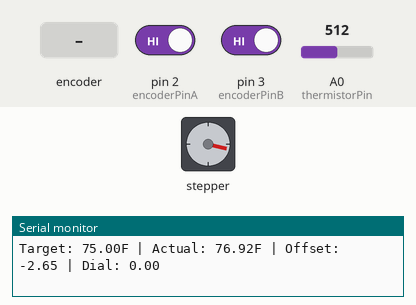
Simulated run of this sketch. Board: Arduino Uno, built with avr-gcc and run on an emulated ATmega328P. On the bench: stepper motor, the last lines printed to the serial monitor. Wiring (inferred from the names in the program): stepper motor driver (200 steps per turn assumed): step pin 4; direction pin 5. Inputs (shaded band) come from the test bench; at power-on: A0 (thermistorPin) = 512, pin 2 (encoderPinA) HIGH, pin 3 (encoderPinB) HIGH.

Above: at 1.2 s.
1.3 s: A0 (thermistorPin) set to 306
4.3 s: A0 (thermistorPin) set to 511
At 4.52 s:
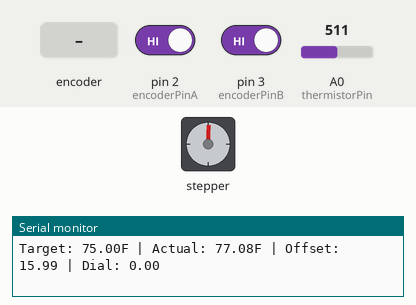
7.3 s: rotary encoder on pin 2 (encoderPinA) / pin 3 (encoderPinB) turned 1 step (first pin leading)
At 7.5 s:
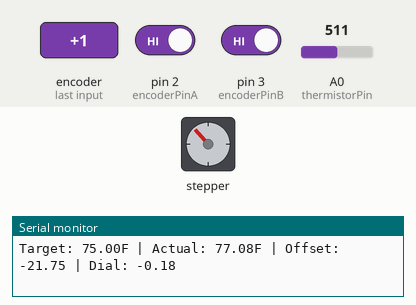
10.5 s: rotary encoder on pin 2 (encoderPinA) / pin 3 (encoderPinB) turned 2 steps (second pin leading)
At 11.15 s:
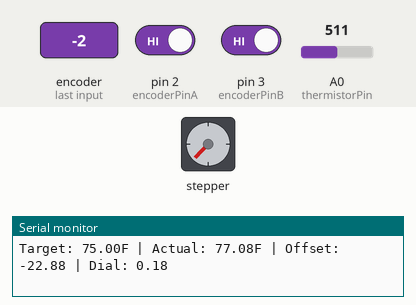
13.9 s: A0 (thermistorPin) set to 716
Timing chart, 0 to 17.9 s (numbered marks = the images above; inputs shaded):
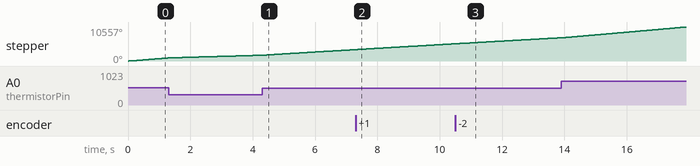

The sketch:

ovencontrollercode.ino
```cpp
#include <PID_v1.h> // import pid lib

// define pins
const int encoderPinA = 2, encoderPinB = 3;
const int stepPin = 4, dirPin = 5, thermistorPin = A0;

// Define machine constants
const float countsToDegrees = 0.183299;
const int gearRatio = 4;
#define RT0 10000
#define B 3950
#define R_SERIES 10000

// Defines PID vars
double setpointTemp, currentTemp, thermalOffset;
double targetDialAngle, currentDialAngle, stepperOutput;

// Thermal PID
double Kp_t = 1.2, Ki_t = 0.2, Kd_t = 0.1;
PID thermalPID(&currentTemp, &thermalOffset, &setpointTemp, Kp_t, Ki_t, Kd_t, DIRECT);

// Motion PID
double Kp_m = 0.1, Ki_m = 0.0, Kd_m = 0.0;
PID motionPID(&currentDialAngle, &stepperOutput, &targetDialAngle, Kp_m, Ki_m, Kd_m, DIRECT);

volatile long encoderCount = 0;

void setup() {
  Serial.begin(9600);
  pinMode(encoderPinA, INPUT_PULLUP);
  pinMode(encoderPinB, INPUT_PULLUP);
  attachInterrupt(digitalPinToInterrupt(encoderPinA), handleEncoder, RISING);
  pinMode(stepPin, OUTPUT);
  pinMode(dirPin, OUTPUT);

  thermalPID.SetMode(AUTOMATIC);
  thermalPID.SetOutputLimits(-50, 50); // sets correction degree limits

  motionPID.SetMode(AUTOMATIC);
  motionPID.SetOutputLimits(-150, 150);
}

void loop() {
  // define target
  setpointTemp = 75; // sets target temp

  // read temp
  float VRT = (5.00 / 1023.00) * analogRead(thermistorPin);
  float RT = VRT / ((5.00 - VRT) / R_SERIES);
  float ln = log(RT / RT0);
  float tempK = (1 / ((ln / B) + (1 / (25 + 273.15))));
  currentTemp = ((tempK - 273.15) * 1.8) + 32; // Convert to Fahrenheit

  // calc thermal offset
  thermalPID.Compute();

  // calc target dial angle
  float baseAngle = setpointTemp;
  targetDialAngle = baseAngle + thermalOffset;

  // read encoder position
  currentDialAngle = encoderCount * countsToDegrees * -1;

  // move motor
  motionPID.Compute(); // use pid lib
  executeMove(stepperOutput);

  // print to serial monitor
  Serial.print("Target: "); Serial.print(setpointTemp);
  Serial.print("F | Actual: "); Serial.print(currentTemp);
  Serial.print("F | Offset: "); Serial.print(thermalOffset);
  Serial.print(" | Dial: "); Serial.println(currentDialAngle);

  delay(10);
}

void executeMove(double steps) {
  if (abs(steps) < 1) return; // deadzone

  digitalWrite(dirPin, steps > 0 ? HIGH : LOW);
  int totalSteps = abs(steps) * gearRatio;

  for (int i = 0; i < totalSteps; i++) {
    digitalWrite(stepPin, HIGH);
    delayMicroseconds(900);
    digitalWrite(stepPin, LOW);
    delayMicroseconds(900);
  }
}

void handleEncoder() {
  if (digitalRead(encoderPinB) == LOW) encoderCount++;
  else encoderCount--;
}
```
